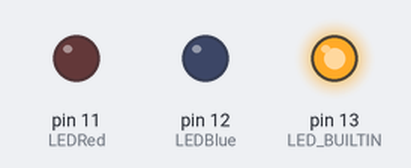
A sketch run on a simulated Arduino Uno, built with avr-gcc and run on an emulated ATmega328P. Parts: output pins drawn as LEDs (lit = HIGH).

Above: at 0.5 s.
At 2.5 s:
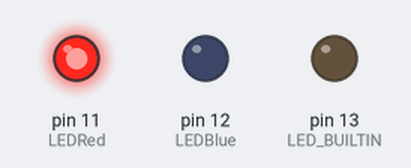
At 4.5 s:
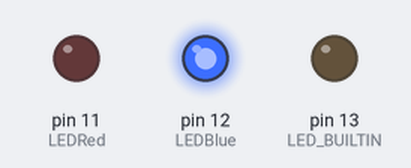
At 5.5 s:
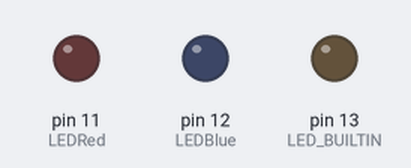
Timing chart, 0 to 7.8 s (numbered marks = the images above):
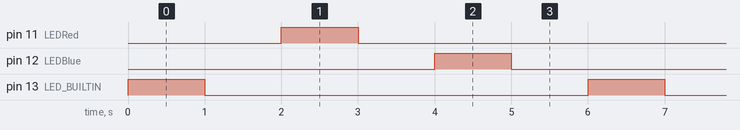

The sketch:

hbanke2Lab1.ino
```cpp
//Het Banker, 676239923, Hbanke2
//Lab 1 desplaying three lights
//The code is supposed to display the cycle between the three LED lights at different times.
//assumption: on the hardware side, the light 13 will turn on first and stop blinking and then the red will turn on and stop blinking
              //and then the blue light will turn on and stop blinking
//reference: https://www.arduino.cc/en/Tutorial/Blink

//intializing the red and blue LED light
int LEDRed = 11;
int LEDBlue = 12;

//setting up the board
void setup() {

  // initialize digital pin LED_BUILTIN as an output.
  pinMode(LED_BUILTIN, OUTPUT);
  pinMode(LEDRed, OUTPUT); //pin 11 red
  pinMode(LEDBlue, OUTPUT); //pin 12 blue
}

// the loop function runs over and over again forever
void loop() {
  digitalWrite(LED_BUILTIN, HIGH);   // turn the LED on (HIGH is the voltage level)
  delay(1000);                       // wait for a second
  digitalWrite(LED_BUILTIN, LOW);    // turn the LED off by making the voltage LOW
  delay(1000);                       // wait for a second

  digitalWrite(LEDRed, HIGH);        // turn the LED on (HIGH is the voltage level)
  delay(1000);                       // wait for a second
  digitalWrite(LEDRed, LOW);         // turn the LED off by making the voltage LOW
  delay(1000);                       // wait for a second

  digitalWrite(LEDBlue, HIGH);       // turn the LED on (HIGH is the voltage level)
  delay(1000);                       // wait for a second
  digitalWrite(LEDBlue, LOW);        // turn the LED off by making the voltage LOW
  delay(1000);                       // wait for a second
}
```

Measured:
- by itself, pin 11 (LEDRed), pin 12 (LEDBlue), pin 13 (LED_BUILTIN): alternates HIGH for 1.0 s and LOW for 5.0 s
- by itself, everything shown: repeats every 6.0 s, in 6 steps
